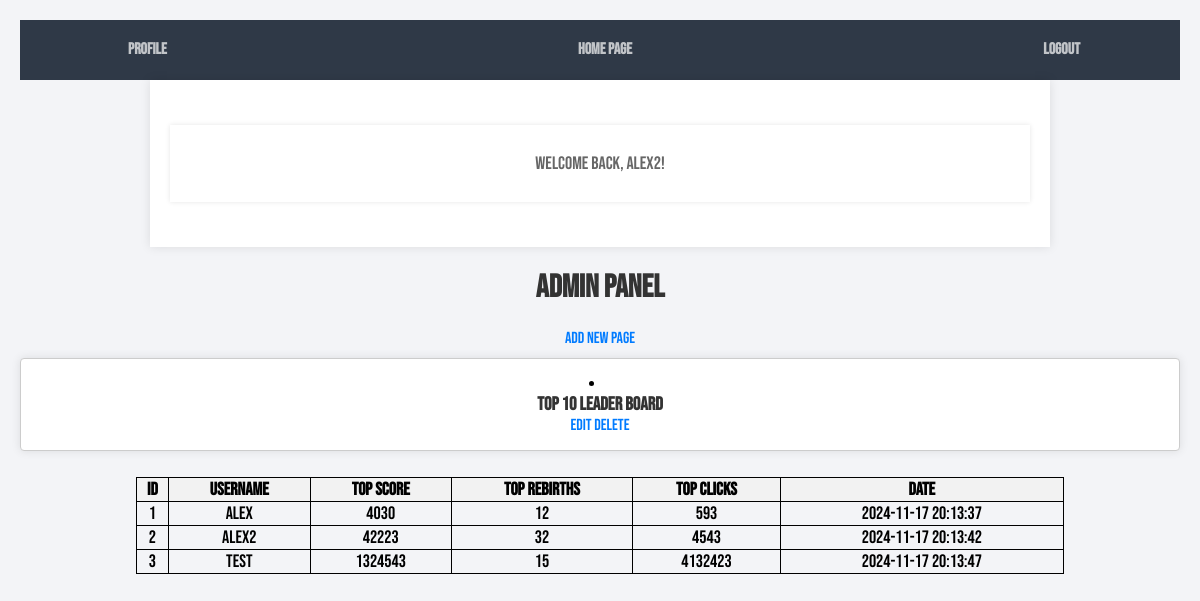
The app's page /admin.php (signed in) with its own data.
### tables this page shows
CREATE TABLE `pages` (
  `id` int(11) NOT NULL,
  `title1` varchar(255) DEFAULT NULL,
  `text1` text DEFAULT NULL,
  `image1` varchar(255) DEFAULT NULL,
  `title2` varchar(255) DEFAULT NULL,
  `text2` text DEFAULT NULL,
  `image2` varchar(255) DEFAULT NULL,
  `title3` varchar(255) DEFAULT NULL,
  `text3` text DEFAULT NULL,
  `image3` varchar(255) DEFAULT NULL
);

CREATE TABLE `trackeduserinformation` (
  `ID` int(11) NOT NULL,
  `userid` int(11) NOT NULL,
  `TopScore` int(11) NOT NULL,
  `TopRebirths` int(11) NOT NULL,
  `TopClicks` int(11) NOT NULL,
  `Date` timestamp NOT NULL DEFAULT current_timestamp() ON UPDATE current_timestamp()
);

CREATE TABLE `accounts` (
  `id` int(11) NOT NULL,
  `username` varchar(50) NOT NULL,
  `password` varchar(255) NOT NULL,
  `email` varchar(100) NOT NULL,
  `activation_code` varchar(50) DEFAULT ''
);

### admin.php (the view, shortened to what this page needs)
<?php
include 'setup.php';
$sql = "SELECT * FROM pages";
$result = $conn->query($sql);
?>
<!DOCTYPE html>
<html lang="en">
<head>
    <link rel="stylesheet" href="css/style.css">
</head>
<body class="loggedin">
    <nav class="navtop">
        <div>
            <a href="profile.php"><i class="fas fa-user-circle"></i>Profile</a>
            <a href="index.php"><i class="fas fa-user-circle"></i>Home page</a>
            <a href="logout.php"><i class="fas fa-sign-out-alt"></i>Logout</a>
        </div>
    </nav>
    <div class="content">
        <p>Welcome back, <?= htmlspecialchars($_SESSION['name'], ENT_QUOTES) ?>!</p>
    </div>
</body>
</html>
<!DOCTYPE html>
<html>
<head>
</head>
<body>
  <h1>Admin Panel</h1>
  <a href="add_page.php">Add New Page</a>
  <?php while ($row = $result->fetch_assoc()): ?>
      <li>
        <h3><?php echo $row['title1']; ?></h3>
        <a href="edit_page.php?id=<?php echo $row['id']; ?>">Edit</a>
        <a href="delete_page.php?id=<?php echo $row['id']; ?>">Delete</a>
      </li>
    <?php endwhile; ?>
  <ul>
  <?php
$sql = "SELECT
            trackeduserinformation.ID,
            accounts.username,
            trackeduserinformation.TopScore,
            trackeduserinformation.TopRebirths,
            trackeduserinformation.TopClicks,
            trackeduserinformation.Date
        FROM trackeduserinformation
        LEFT JOIN accounts
        ON trackeduserinformation.userid = accounts.id";
$result = $conn->query($sql);
?>
<html>
<body>
    <table>
        <tr>
            <th>ID</th>
            <th>Username</th>
            <th>Top Score</th>
            <th>Top Rebirths</th>
            <th>Top Clicks</th>
            <th>Date</th>
        </tr>
        <?php
        if ($result->num_rows > 0) {
            while ($row = $result->fetch_assoc()) {
                echo "<tr>";
                echo "<td>" . htmlspecialchars($row['ID']) . "</td>";
                echo "<td>" . htmlspecialchars($row['username']) . "</td>";
                echo "<td>" . htmlspecialchars($row['TopScore']) . "</td>";
                echo "<td>" . htmlspecialchars($row['TopRebirths']) . "</td>";
                echo "<td>" . htmlspecialchars($row['TopClicks']) . "</td>";
                echo "<td>" . htmlspecialchars($row['Date']) . "</td>";
                echo "</tr>";
            }
        } else {
            echo "<tr><td colspan='6'>No data found</td></tr>";
        }
        ?>
    </table>
</body>
</html>
</body>
</html>

### css/style.css (style rules this page uses)
* { box-sizing: border-box; text-align: center; }
.loggedin { padding: 20px; }
.navtop { background-color: #333; color: #fff; height: 60px; width: 100%; display: flex; align-items: center; justify-content: center; padding: 0 20px; }
.navtop div { width: 100%; display: flex; justify-content: space-between; align-items: center; }
.navtop a { color: #fff; text-decoration: none; padding: 0 20px; line-height: 60px; }
.content { max-width: 900px; margin: 30px auto; background-color: #fff; padding: 20px; box-shadow: 0 0 10px rgba(0, 0, 0, 0.1); }
.content p { font-size: 18px; line-height: 1.5; color: #666; }
h1, h2 { color: #333; text-align: center; }
ul { list-style-type: none; padding: 0; }
li { background-color: #fff; margin: 10px 0; padding: 15px; border: 1px solid #ccc; border-radius: 4px; box-shadow: 0 0 10px rgba(0, 0, 0, 0.1); }
li h3 { margin: 0; color: #333; }
a { text-decoration: none; color: #007bff; }
body { font-family: "Bebas Neue", Arial, Helvetica, sans-serif; margin: 0; background-color: #00A8F3; height: 100vh; width: 100vw; display: flex; flex-direction: column; overflow: hidden; }
.navtop { background-color: #2f3947; height: 60px; width: 100%; border: 0; }
.navtop div { display: flex; margin: 0 auto; width: 1000px; height: 100%; }
.navtop div h1, .navtop div a { display: inline-flex; align-items: center; }
.navtop div a { padding: 0 20px; text-decoration: none; color: #c1c4c8; font-weight: bold; }
.navtop div a i { padding: 2px 8px 0 0; }
body.loggedin { background-color: #f3f4f7; }
.content { width: 1000px; margin: 0 auto; }
.content > p, .content > div { box-shadow: 0 0 5px 0 rgba(0, 0, 0, 0.1); margin: 25px 0; padding: 25px; background-color: #fff; }

### admin.php (style rules this page uses)
table { margin: auto; font-size: 18px; text-align: center; border-collapse: collapse; width: 80%; }
th, td { border: 1px solid black; }
th { background-color: #f2f2f2; }

### records on screen
pages: title1 "Top 10 Leader board"
trackeduserinformation: ID "1", userid.username "Alex", TopScore "4030", TopRebirths "12", TopClicks "593", Date "2024-11-17 20:13:37"
trackeduserinformation: ID "2", userid.username "Alex2", TopScore "42223", TopRebirths "32", TopClicks "4543", Date "2024-11-17 20:13:42"
trackeduserinformation: ID "3", userid.username "test", TopScore "1324543", TopRebirths "15", TopClicks "4132423", Date "2024-11-17 20:13:47"

### other values on screen
$_SESSION['name'] "Alex2"
